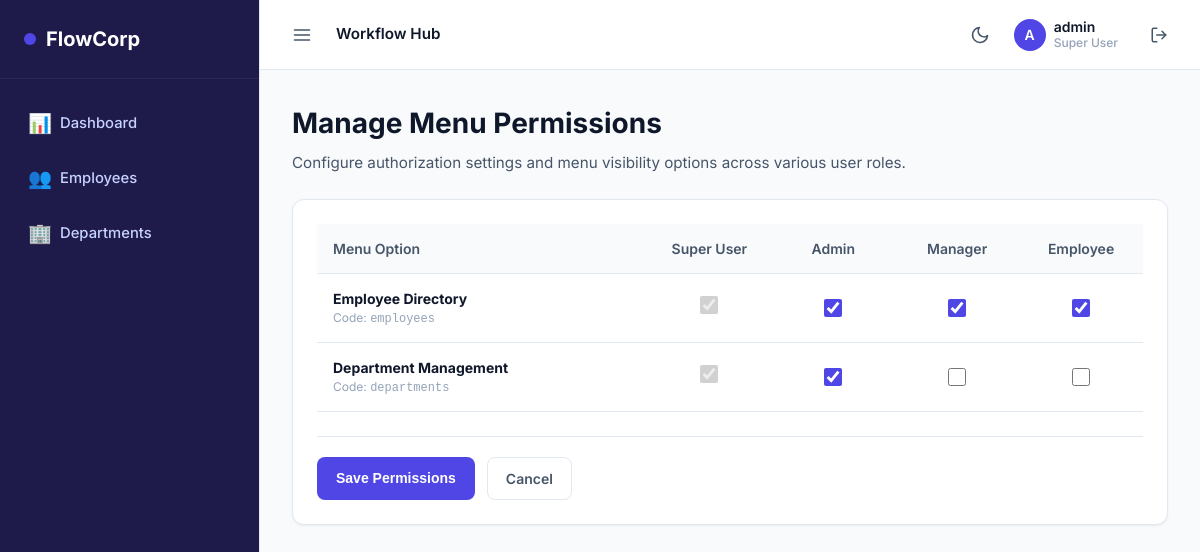
Page /menu-permissions/ (signed in) on the committed database.
### employees/models.py (models this page shows, shortened)
class Employee(models.Model):
    STATUS_CHOICES = [
        ('Active', 'Active'),
        ('Inactive', 'Inactive'),
        ('Resigned', 'Resigned'),
    ]
    ROLE_CHOICES = [
        ('Super User', 'Super User'),
        ('Admin', 'Admin'),
        ('Manager', 'Manager'),
        ('Employee', 'Employee'),
    ]
    employee_id = models.CharField(max_length=20, unique=True, blank=True)
    name = models.CharField(max_length=150)
    hire_date = models.DateField()
    status = models.CharField(max_length=20, choices=STATUS_CHOICES, default='Active')
    position = models.CharField(max_length=100)
    department = models.ForeignKey(Department, on_delete=models.PROTECT, related_name='employees')
    role = models.CharField(max_length=20, choices=ROLE_CHOICES, default='Employee')
    user = models.OneToOneField(User, on_delete=models.CASCADE, related_name='employee', null=True, blank=True)

class MenuPermission(models.Model):
    menu_name = models.CharField(max_length=50, unique=True)
    display_name = models.CharField(max_length=100)
    allow_superuser = models.BooleanField(default=True)
    allow_admin = models.BooleanField(default=True)
    allow_manager = models.BooleanField(default=False)
    allow_employee = models.BooleanField(default=False)
    def is_allowed(self, role):
        if role == 'Super User':
            return self.allow_superuser
        elif role == 'Admin':
            return self.allow_admin
        elif role == 'Manager':
            return self.allow_manager
        elif role == 'Employee':
            return self.allow_employee
        return False

### employees/views.py (the view)
# urls.py: path('menu-permissions/', views.menu_permissions_edit, name='menu_permissions_edit'),
@login_required
def menu_permissions_edit(request):
    if not hasattr(request, 'employee') or request.employee.role != 'Super User':
        raise PermissionDenied
    if request.method == 'POST':
        formset = MenuPermissionFormSet(request.POST)
        if formset.is_valid():
            formset.save()
            return redirect('dashboard')
    else:
        formset = MenuPermissionFormSet()
    return render(request, 'employees/menu_permissions_form.html', {'formset': formset})

### employees/templates/employees/menu_permissions_form.html (shortened to what this page needs)
{% extends 'employees/base.html' %}
{% block content %}
    <div class="mb-4">
        <h1>Manage Menu Permissions</h1>
        <p class="page-subtitle">Configure authorization settings and menu visibility options across various user roles.</p>
    </div>
    <div class="card" style="max-width: 900px;">
        <form method="post" novalidate>
            <table style="margin-bottom: 24px;">
                <thead>
                    <tr>
                        <th style="width: 40%;">Menu Option</th>
                        <th style="text-align: center; width: 15%;">Super User</th>
                        <th style="text-align: center; width: 15%;">Admin</th>
                        <th style="text-align: center; width: 15%;">Manager</th>
                        <th style="text-align: center; width: 15%;">Employee</th>
                    </tr>
                </thead>
                <tbody>
                    {% for form in formset %}
                        <tr>
                            <td>
                                <strong>{{ form.instance.display_name }}</strong>
                                <span style="display: block; font-size: 0.75rem; color: var(--text-muted);">
                                    Code: <code>{{ form.instance.menu_name }}</code>
                                </span>
                            </td>
                            <td style="text-align: center; vertical-align: middle;">
                                <input type="checkbox" checked disabled style="width: 18px; height: 18px; accent-color: var(--accent); cursor: not-allowed;">
                            </td>
                            <td style="text-align: center; vertical-align: middle;">
                                <div style="display: flex; justify-content: center; align-items: center;">
                                    {{ form.allow_admin }}
                                </div>
                            </td>
                            <td style="text-align: center; vertical-align: middle;">
                                <div style="display: flex; justify-content: center; align-items: center;">
                                    {{ form.allow_manager }}
                                </div>
                            </td>
                            <td style="text-align: center; vertical-align: middle;">
                                <div style="display: flex; justify-content: center; align-items: center;">
                                    {{ form.allow_employee }}
                                </div>
                            </td>
                        </tr>
                    {% empty %}
                        <tr>
                            <td colspan="5" style="text-align: center; color: var(--text-secondary); padding: 40px;">No menu permissions registered.</td>
                        </tr>
                    {% endfor %}
                </tbody>
            </table>
            <div style="display: flex; gap: 12px; margin-top: 24px; border-top: 1px solid var(--border); padding-top: 20px;">
                <button type="submit" class="btn btn-primary">Save Permissions</button>
                <a href="{% url 'dashboard' %}" class="btn btn-secondary">Cancel</a>
            </div>
        </form>
    </div>
{% endblock %}

### employees/templates/employees/base.html (shortened to what this page needs)
{% load static %}
<!DOCTYPE html>
<html lang="en">
<head>
    <link rel="stylesheet" href="{% static 'employees/css/style.css' %}">
</head>
<body>
    <div class="app-container">
        <aside class="sidebar">
            <div class="sidebar-brand">
                <div class="sidebar-brand-icon"></div>
                <span class="sidebar-brand-name">FlowCorp</span>
            </div>
            <ul class="sidebar-menu">
                <li class="{% if request.resolver_match.view_name == 'dashboard' %}active{% endif %}">
                    <a href="{% url 'dashboard' %}">
                        <span class="icon">📊</span>
                        <span class="label-text">Dashboard</span>
                    </a>
                </li>
                {% if 'employees' in request.allowed_menus %}
                    <li class="{% if 'employee' in request.resolver_match.view_name %}active{% endif %}">
                        <a href="{% url 'employee_list' %}">
                            <span class="icon">👥</span>
                            <span class="label-text">Employees</span>
                        </a>
                    </li>
                {% endif %}
                {% if 'departments' in request.allowed_menus %}
                    <li class="{% if 'department' in request.resolver_match.view_name %}active{% endif %}">
                        <a href="{% url 'department_list' %}">
                            <span class="icon">🏢</span>
                            <span class="label-text">Departments</span>
                        </a>
                    </li>
                {% endif %}
            </ul>
        </aside>
        <div class="main-area">
            <header class="main-header">
                <div class="header-left">
                    <button id="sidebar-toggle" class="icon-btn" title="Toggle Navigation">
                        <svg width="20" height="20" viewBox="0 0 24 24" fill="none" stroke="currentColor" stroke-width="2" stroke-linecap="round" stroke-linejoin="round"><line x1="3" y1="12" x2="21" y2="12"></line><line x1="3" y1="6" x2="21" y2="6"></line><line x1="3" y1="18" x2="21" y2="18"></line></svg>
                    </button>
                    <div style="font-weight: 600; font-size: 0.95rem;">Workflow Hub</div>
                </div>
                <div class="header-right">
                    <button id="theme-toggle" class="icon-btn" title="Toggle Light/Dark Theme">
                        <svg width="20" height="20" viewBox="0 0 24 24" fill="none" stroke="currentColor" stroke-width="2" stroke-linecap="round" stroke-linejoin="round"><path d="M21 12.79A9 9 0 1 1 11.21 3 7 7 0 0 0 21 12.79z"></path></svg>
                    </button>
                    {% if request.user.is_authenticated %}
                        <div class="user-badge">
                            <div class="user-avatar">
                                {{ request.user.username|slice:":1"|upper }}
                            </div>
                            <div style="display:flex; flex-direction:column; line-height:1.2;">
                                <span style="font-weight:600; color:var(--text-primary);">{{ request.user.username }}</span>
                                <span style="font-size:0.75rem; color:var(--text-muted);">{{ request.employee.role|default:"User" }}</span>
                            </div>
                        </div>
                        <a href="{% url 'logout' %}" class="icon-btn" title="Logout" style="margin-left: 8px;">
                            <svg width="18" height="18" viewBox="0 0 24 24" fill="none" stroke="currentColor" stroke-width="2" stroke-linecap="round" stroke-linejoin="round"><path d="M9 21H5a2 2 0 0 1-2-2V5a2 2 0 0 1 2-2h4"></path><polyline points="16 17 21 12 16 7"></polyline><line x1="21" y1="12" x2="9" y2="12"></line></svg>
                        </a>
                    {% endif %}
                </div>
            </header>
            <main class="content-frame">
                {% block content %}
                {% endblock %}
            </main>
        </div>
    </div>
</body>
</html>

### employees/static/employees/css/style.css (style rules this page uses)
:root { --bg-primary: #f8fafc; --bg-secondary: #ffffff; --bg-sidebar: #1e1b4b; --bg-sidebar-active: #312e81; --text-sidebar: #c7d2fe; --text-sidebar-active: #ffffff; --border: #e2e8f0; --text-primary: #0f172a; --text-secondary: #475569; --text-muted: #94a3b8; --accent: #4f46e5; --accent-hover: #4338ca; --success: #10b981; --success-bg: #ecfdf5; --success-border: #a7f3d0; --warning: #f59e0b; --error: #ef4444; --error-bg: #fef2f2; --error-border: #fca5a5; --card-shadow: 0 1px 3px 0 rgba(0, 0, 0, 0.05), 0 1px 2px -1px rgba(0, 0, 0, 0.05); }
* { box-sizing: border-box; margin: 0; padding: 0; }
body { font-family: 'Inter', system-ui, -apple-system, sans-serif; background-color: var(--bg-primary); color: var(--text-primary); line-height: 1.5; transition: background-color 0.2s, color 0.2s; }
.app-container { display: flex; min-height: 100vh; width: 100vw; overflow-x: hidden; }
.sidebar { width: 260px; background-color: var(--bg-sidebar); color: var(--text-sidebar); display: flex; flex-direction: column; flex-shrink: 0; transition: width 0.3s cubic-bezier(0.4, 0, 0.2, 1); border-right: 1px solid var(--border); z-index: 10; }
.sidebar-brand { padding: 24px; font-size: 1.25rem; font-weight: 700; color: #ffffff; display: flex; align-items: center; gap: 10px; border-bottom: 1px solid rgba(255, 255, 255, 0.05); }
.sidebar-brand-icon { width: 12px; height: 12px; background-color: var(--accent); border-radius: 50%; }
.sidebar-menu { list-style: none; padding: 20px 12px; display: flex; flex-direction: column; gap: 6px; }
.sidebar-menu a { display: flex; align-items: center; padding: 10px 16px; color: var(--text-sidebar); text-decoration: none; border-radius: 8px; font-weight: 500; font-size: 0.925rem; transition: all 0.2s; }
.sidebar-menu a .icon { margin-right: 12px; font-size: 1.2rem; width: 20px; text-align: center; }
.sidebar-menu a .label-text { transition: opacity 0.2s; white-space: nowrap; }
.main-area { flex: 1; display: flex; flex-direction: column; min-width: 0; }
.main-header { background-color: var(--bg-secondary); border-bottom: 1px solid var(--border); padding: 16px 24px; display: flex; justify-content: space-between; align-items: center; height: 70px; }
.header-left { display: flex; align-items: center; gap: 16px; }
.icon-btn { background: none; border: none; cursor: pointer; color: var(--text-secondary); padding: 8px; border-radius: 8px; transition: background-color 0.2s; display: flex; align-items: center; justify-content: center; font-size: 1.25rem; }
.header-right { display: flex; align-items: center; gap: 16px; }
.user-badge { display: flex; align-items: center; gap: 8px; font-size: 0.875rem; font-weight: 500; color: var(--text-secondary); }
.user-avatar { width: 32px; height: 32px; background-color: var(--accent); color: white; border-radius: 50%; display: flex; align-items: center; justify-content: center; font-weight: 600; }
.content-frame { flex: 1; padding: 32px; overflow-y: auto; max-width: 1200px; width: 100%; margin: 0 auto; }
h1 { font-size: 1.75rem; font-weight: 700; margin-bottom: 8px; }
.page-subtitle { color: var(--text-secondary); margin-bottom: 24px; font-size: 0.95rem; }
.btn { display: inline-flex; align-items: center; gap: 8px; padding: 10px 18px; border-radius: 8px; font-size: 0.875rem; font-weight: 600; cursor: pointer; text-decoration: none; transition: background-color 0.15s, border-color 0.15s; border: 1px solid transparent; }
.btn-primary { background-color: var(--accent); color: #ffffff; }
.btn-secondary { background-color: var(--bg-secondary); color: var(--text-secondary); border-color: var(--border); }
.card { background-color: var(--bg-secondary); border: 1px solid var(--border); border-radius: 12px; padding: 24px; box-shadow: var(--card-shadow); margin-bottom: 24px; }
.mb-4 { margin-bottom: 16px; }
table { width: 100%; border-collapse: collapse; margin-bottom: 20px; text-align: left; }
th, td { padding: 14px 16px; border-bottom: 1px solid var(--border); font-size: 0.875rem; }
th { background-color: var(--bg-primary); font-weight: 600; color: var(--text-secondary); }
.form-control, input, select, textarea { width: 100%; padding: 10px 14px; border-radius: 8px; border: 1px solid var(--border); background-color: var(--bg-secondary); color: var(--text-primary); font-family: inherit; font-size: 0.9rem; outline: none; transition: border-color 0.15s; }

### employees/templates/employees/menu_permissions_form.html (style rules this page uses)
table tbody input[type="checkbox"] { width: 18px; height: 18px; accent-color: var(--accent); cursor: pointer; }

### rows in the picture
Employee: employee.role "Super User"
MenuPermission: instance.display_name "Employee Directory", instance.menu_name "employees"
MenuPermission: instance.display_name "Department Management", instance.menu_name "departments"

### other values in the picture
{{ request.user.username|slice:":1"|upper }} "A"
{{ request.user.username }} "admin"
